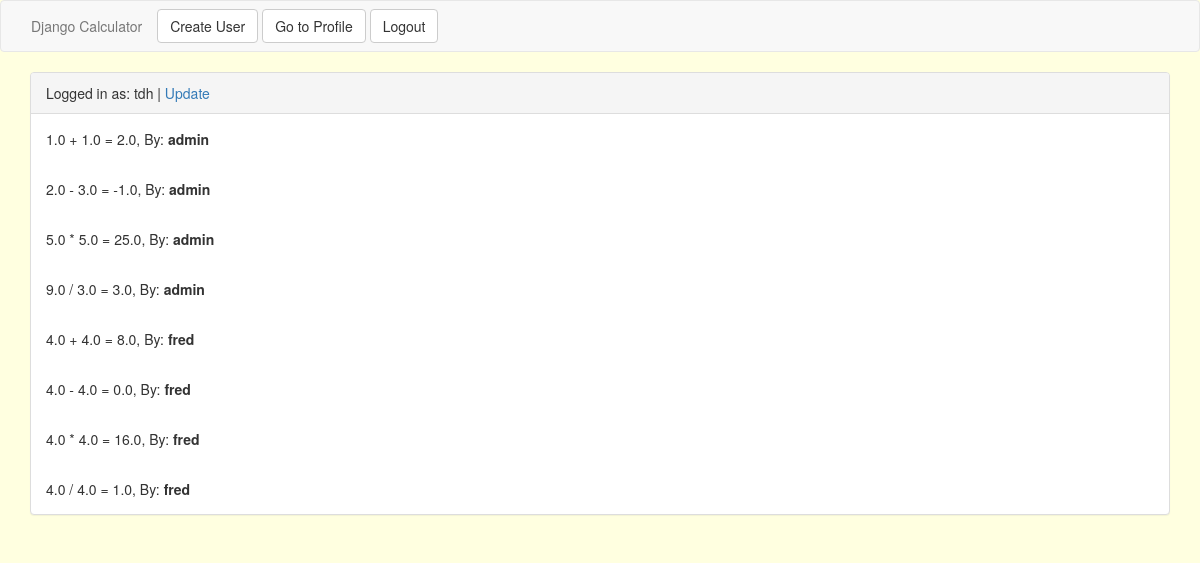
Before: /accounts/profile/3/ (signed in) with the older database file.
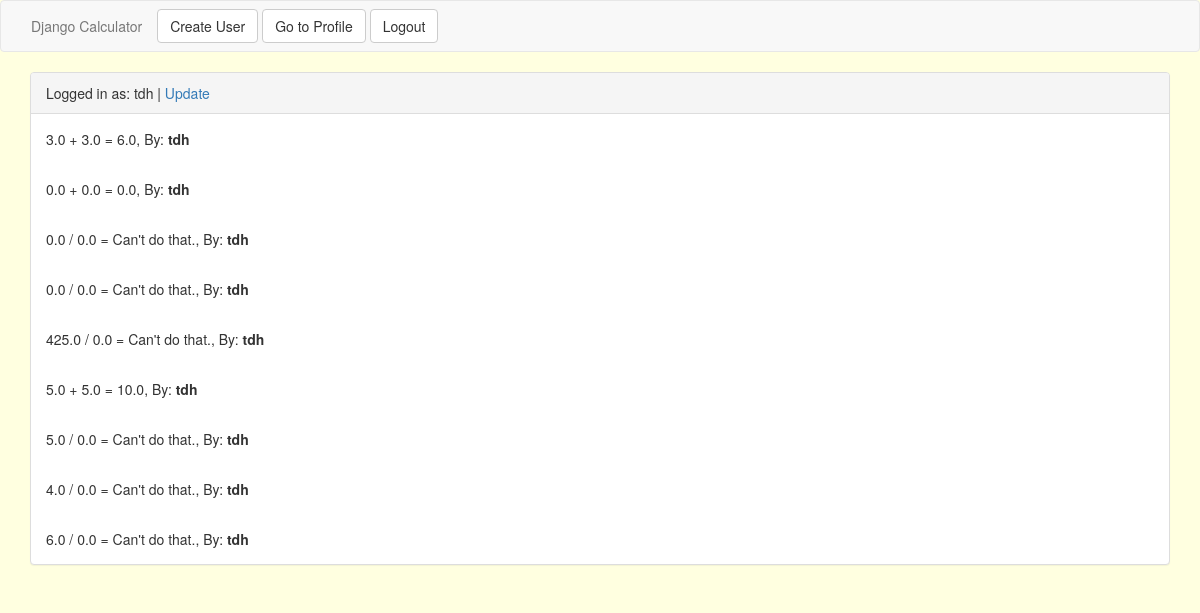
After: the same page with the newer database file.
### calculator_app/models.py (models this page shows)
class Operation(models.Model):
    user = models.ForeignKey('auth.User')
    created = models.DateTimeField(auto_now_add=True)
    num1 = models.FloatField()
    num2 = models.FloatField()
    sign = models.CharField(max_length=1, choices=SIGN)
    @property
    def calculate(self):
        sign, num1, num2 = [self.sign, self.num1, self.num2]
        if sign == '+':
            return num1 + num2
        elif sign == '-':
            return num1 - num2
        elif sign == '*':
            return num1 * num2
        else:
            if num2 != 0:
                return num1 / num2
            else:
                return "Can't do that."

### calculator_app/views.py (the view)
# urls.py: url(r'^accounts/profile/(?P<pk>\d+)/$', ProfileDetailView.as_view(), name='profile_detail_view'),
class ProfileDetailView(DetailView):
    model = Profile
    def get_context_data(self, **kwargs):
        context = super().get_context_data(**kwargs)
        context["operation_list"] = Operation.objects.all()
        return context
    def get_queryset(self):
        if  self.request.user.profile.is_owner:
            return Profile.objects.all()
        return Profile.objects.filter(user=self.request.user)

### calculator_app/models.py (called while the page is built)
    @property
    def is_owner(self):
        return self.user_type == 'o'

### templates/calculator_app/profile_detail.html
{% extends 'base.html' %}
{% block content %}
<div class="panel panel-default">
  <div class="panel-heading">Logged in as: {{ object.user }} | <a href="{% url 'profile_update_view' object.id %}">Update</a></div>
    {% for operation in operation_list %}
      {% if request.user == operation.user or request.user.profile.is_owner %}
        <div class="panel-body">
          <div>
            {{ operation.num1 }} {{ operation.sign }} {{ operation.num2 }} = {{ operation.calculate }}, By: <b>{{ operation.user }}</b>
          </div>
        </div>
        {% endif %}
    {% endfor %}
</div>
{% endblock %}

Changed rows visible on the page:
no longer on this page (row unchanged): Operation: num1 "1.0", sign "+", num2 "1.0", calculate "2.0", user "admin"
no longer on this page (row unchanged): Operation: num1 "2.0", sign "-", num2 "3.0", calculate "-1.0", user "admin"
no longer on this page (row unchanged): Operation: num1 "5.0", sign "*", num2 "5.0", calculate "25.0", user "admin"
no longer on this page (row unchanged): Operation: num1 "9.0", sign "/", num2 "3.0", calculate "3.0", user "admin"
no longer on this page (row unchanged): Operation: num1 "4.0", sign "+", num2 "4.0", calculate "8.0", user "fred"
no longer on this page (row unchanged): Operation: num1 "4.0", sign "-", num2 "4.0", calculate "0.0", user "fred"
no longer on this page (row unchanged): Operation: num1 "4.0", sign "*", num2 "4.0", calculate "16.0", user "fred"
no longer on this page (row unchanged): Operation: num1 "4.0", sign "/", num2 "4.0", calculate "1.0", user "fred"
added Operation: num1 "3.0", sign "+", num2 "3.0", calculate "6.0", user "tdh"
added Operation: num1 "0.0", sign "+", num2 "0.0", calculate "0.0", user "tdh"
added Operation: num1 "0.0", sign "/", num2 "0.0", calculate "Can't do that.", user "tdh"
added Operation: num1 "0.0", sign "/", num2 "0.0", calculate "Can't do that.", user "tdh"
added Operation: num1 "425.0", sign "/", num2 "0.0", calculate "Can't do that.", user "tdh"
added Operation: num1 "5.0", sign "+", num2 "5.0", calculate "10.0", user "tdh"
added Operation: num1 "5.0", sign "/", num2 "0.0", calculate "Can't do that.", user "tdh"
added Operation: num1 "4.0", sign "/", num2 "0.0", calculate "Can't do that.", user "tdh"
added Operation: num1 "6.0", sign "/", num2 "0.0", calculate "Can't do that.", user "tdh"
